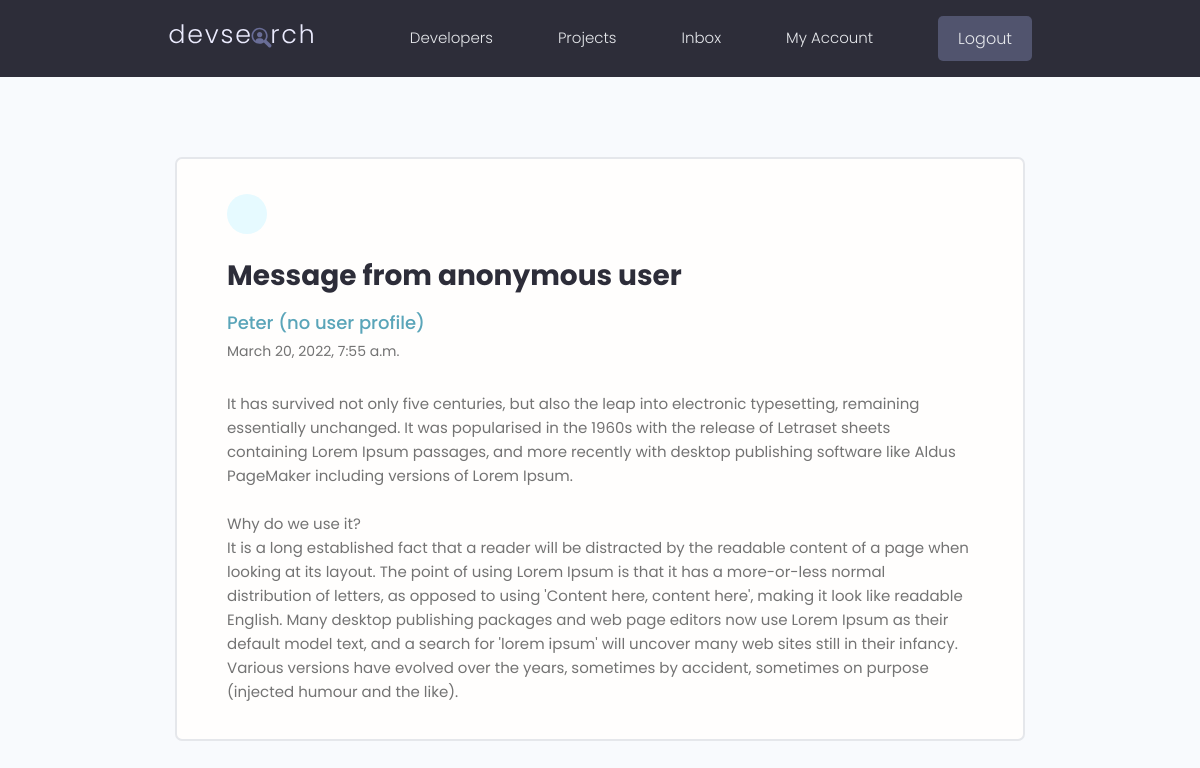
Screenshot of /message/ae45359d-1aad-4532-8b21-8a6a9cdbd06f/ (signed in) with the database file from the repository.
### users/models.py (models this page shows, shortened)
class Message(models.Model):
    sender = models.ForeignKey(Profile, on_delete=models.SET_NULL, null=True, blank=True)
    recipient = models.ForeignKey(Profile, on_delete=models.SET_NULL, null=True, blank=True, related_name="messages")
    name = models.CharField(max_length=200, null=True, blank=True)
    email = models.EmailField(max_length=200, null=True, blank=True)
    subject = models.CharField(max_length=200, null=True, blank=True)
    body = models.TextField(max_length=1000, null=True) # we dont a blank message, so did not set blank=True
    is_read = models.BooleanField(default=False, null=True) # represents whether the message is read or not
    created = models.DateTimeField(auto_now_add=True)
    id = models.UUIDField(default=uuid.uuid4, unique=True, primary_key=True, editable=False)
    class Meta:
        ordering = ['is_read', '-created']

### users/views.py (the view)
# urls.py: path('message/<str:pk>/', views.viewMessage, name="message"),
@login_required(login_url='login')
def viewMessage(request, pk):
    profile = request.user.profile
    message = profile.messages.get(id=pk)
    if message.is_read == False:
        message.is_read = True
        message.save()
    context = {
        'message': message
    }
    return render(request, 'users/message.html', context)

### users/templates/users/message.html (shortened to what this page needs)
{% extends 'main.html' %}
{% block content %}
<main class="messagePage my-xl">
  <div class="content-box">
    <div class="message">
      <a class="backButton" href="{% url 'inbox' %}"></a>
      <h2 class="message__subject">{{message.subject}}</h4>
        <a href="profile.html" class="message__author">{{message.name}}</a>
        <p class="message__date">{{message.created}}</p>
        <div class="message__body">
          {{message.body|linebreaksbr}}
        </div>
    </div>
  </div>
</main>
{% endblock content %}

### static/styles/app.css (style rules this page uses)
:root { --color-sub: #2d2d39; }
.content-box { width: 95%; max-width: 85rem; margin: 0 auto; }
.message { padding: 2.5rem 0; }
.message > a { display: flex; gap: 1rem; }
.message__author, .message__date { flex-basis: 25%; }
.message__subject { flex-basis: 50%; }
.message__date { text-align: right; }
.messagePage .message { list-style: none; background: var(--color-white); padding: 3.5rem 5rem; border: 2px solid var(--color-light); border-radius: 0.7rem; }
.messagePage .message__subject { font-size: 2.8rem; color: var(--color-sub); margin-bottom: 1rem; margin-top: 2rem; }
.messagePage .message__author { font-size: 1.8rem; font-weight: 500; }
.messagePage .message__date { font-size: 1.4rem; font-weight: 400; text-align: left; margin-bottom: 3rem; }
.backButton { background: var(--color-main-light); color: var(--color-main); width: 4rem; height: 4rem; display: flex; align-items: center; justify-content: center; border-radius: 50%; }

### static/uikit/styles/modules/_variables.css (style rules this page uses)
:root { --color-main: #5aa5b9; --color-main-light: #e6faff; --color-sub: #3f4156; --color-sub-light: #51546e; --color-sub-lighter: #ededfd; --color-text: #737373; --color-gray: #8b8b8b; --color-light: #e5e7eb; --color-light-gray: #767676; --color-bg: #f8fafd; --color-white: #fffefd; --color-white-light: #f3f3f3; --color-success: #359e64; --color-success-bg: #def8e8; --color-error: #fc4b0b; --color-error-bg: #fff2ee; --font-base: 'Poppins', arial, helvetica, 'Segoe UI', roboto, ubuntu, sans-serif; --font-monospace: 'Fira Code', 'Courier New', courier, monospace; --font-regular: 300; --font-medium: 500; --font-bold: 700; --generic-shadow: 1px 1px 5px #00000010; --generic-transition: all 0.3s ease-in-out; }

### static/uikit/styles/modules/_base.css (style rules this page uses)
* { margin: 0; padding: 0; box-sizing: border-box; text-rendering: optimizeLegibility; color: inherit; font-size: inherit; }
html { font-size: 50%; }
@media only screen and (min-width: 480px) { html { font-size: 56.25%; } }
@media only screen and (min-width: 1200px) { html { font-size: 62.5%; } }
body { line-height: 1.6; font-weight: 400; font-size: 1.5rem; color: var(--color-text); background-color: var(--color-bg); min-height: 100vh; }

### static/uikit/styles/modules/_typography.css (style rules this page uses)
* { font-family: var(--font-base); }
h2 { font-size: 3.6rem; font-weight: var(--font-bold); }
p, span, strong { font-size: 1.6rem; color: var(--color-text); font-weight: var(--font-regular); }
a { padding-bottom: 2px; text-decoration: none; display: inline-block; color: var(--color-main); font-weight: var(--font-medium); }

### static/uikit/styles/modules/_utilities.css (style rules this page uses)
.my-xl { margin: 8rem auto; }

### rows the page displays
Message: subject "Message from anonymous user", name "Peter (no user profile)", created "March 20, 2022, 7:55 a.m.", body "It has survived not only five centuries, but also the leap into electronic typesetting, remaining essentially unchanged. It was popularised in the 1960s with the release of Letraset sheets containing Lorem Ipsum passages, and more recently with desktop publishing software like Aldus PageMaker including versions of Lorem Ipsum. Why do we use it? It is a long established fact that a reader will be distracted by the readable content of a page when looking at its layout. The point of using Lorem Ipsum is that it has a more-or-less normal distribution of letters, as opposed to using 'Content here, content here', making it look like readable English. Many desktop publishing packages and web page…"
